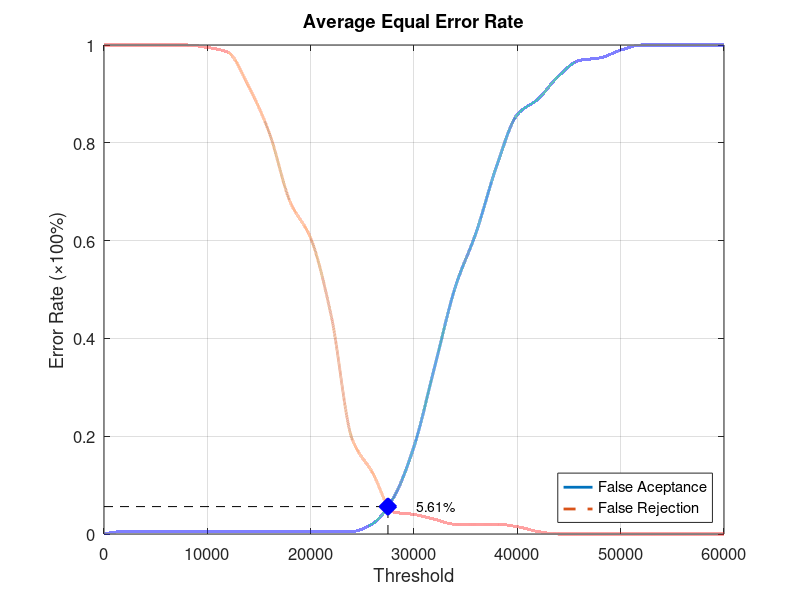
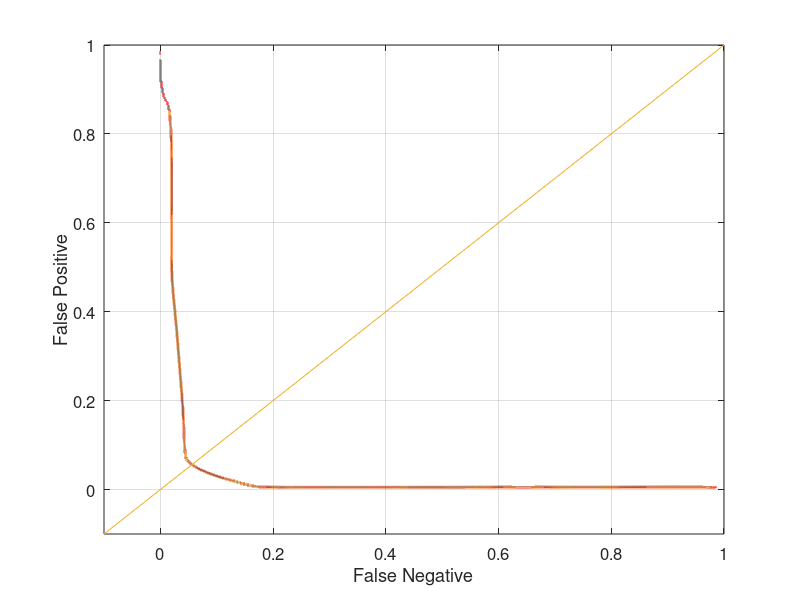

MATLAB code for these plots, in order:
function yEER = Database5_4
close all;
clear;
clc;
x = 0:2000:60000;
xq = 0:0.5:60000;

y0 = [0 0.00526316 0.00526316 0.00526316 0.00526316 0.00526316 0.00526316 0.00526316 0.00526316 0.00526316 0.00526316 0.00526316 0.00526316 0.0210526 0.0736842 0.178947 0.342105 0.505263 0.615789 0.752632 0.857895 0.889474 0.936842 0.968421 0.973684 0.989474 1 1 1 1 1];
yy0 = interp1(x, y0, xq, 'pchip');
y1 = [1 1 1 1 1 0.995 0.985 0.915 0.82 0.68 0.605 0.445 0.195 0.125 0.045 0.04 0.03 0.02 0.02 0.02 0.015 0.005 0 0 0 0 0 0 0 0 0];
yy1 = interp1(x, y1, xq, 'pchip');

% Calculating EER: 
y2 = abs(y0 - y1);
find(y2 == min(y2))
yy2 = abs(yy0 - yy1);
xEER = find(yy2 == min(yy2));
xEERIndex = xq(xEER) % X-axis EER
yEER = yy0(xEER) % Y-axis EER

main = figure
plot(xq, yy0,'-','LineWidth', 2);	hold on
plot(xq, yy1,'--','LineWidth', 2);	hold on
plot([xEERIndex xEERIndex], [0 yEER], 'k--');	hold on
plot([0 xEERIndex], [yEER yEER], 'k--');	hold on
plot(xEERIndex, yEER, 'bx', 'LineWidth', 10);	hold on
text(xEERIndex + 10 * xEERIndex / 100, yEER, [num2str(round((10000 * yEER)) / 100) '%'])
legend('False Aceptance', 'False Rejection', 'Location', 'SouthEast')
xlabel('Threshold')
ylabel('Error Rate (\times100%)')
title('Average Equal Error Rate')
set(gca, 'FontSize', 12)
axis([0 60000 0 1])
grid on

print(main, 'Database5_4Main', '-dpng');
FNRxFPR = figure('Color', [1 1 1]);
plot(yy1, yy0, '-', yy1, yy0, 'LineWidth', 2);
hold on
y = -0.1:0.1:1
plot(y, y); 
set(gca, 'FontSize', 12)
xlabel('False Negative')
ylabel('False Positive')
axis([-0.1 1 -0.1 1])
set(gca, 'FontSize', 12)
grid on

print(FNRxFPR, 'Database5_4FNRxFPR','-dpng');
end
